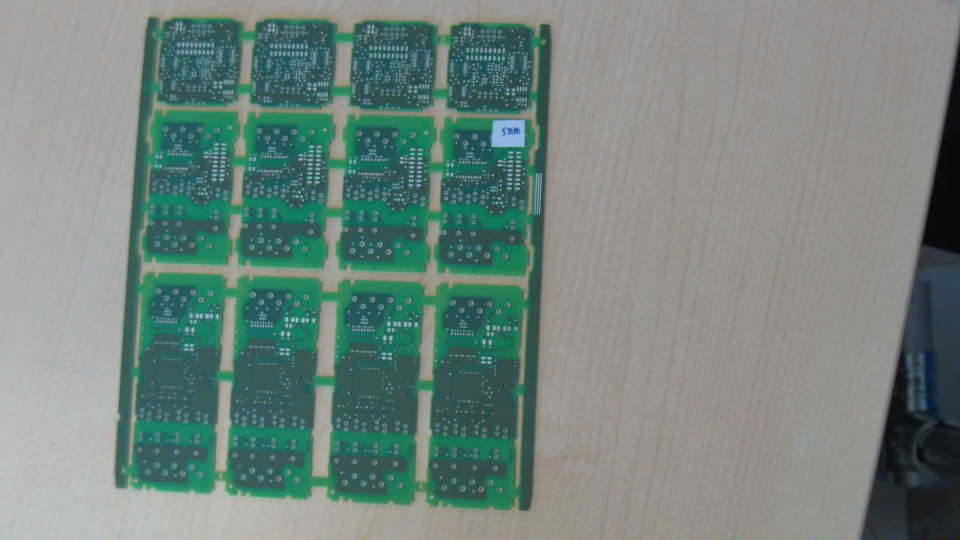
#> input picture jupyter/image/picture1.jpg, 1920 x 1080 px (shown at 1/2 size)
$ python base-color.py   (older library calls are emulated)
#> lines starting #> are read from the running program, lines starting #| are printed output that depends on the picture; after the words box and inside, x2 and y2 are one past the last pixel; in counts of white or black regions, pixels touching at a corner belong together
import cv2
import numpy as np

def cv_show(name,img):
    # 调整窗口大小
    cv2.namedWindow(name, 0)   # 0可调大小，注意：窗口名必须imshow里面的一窗口名一直
    cv2.resizeWindow(name, 1600, 900)   # 设置长和宽
    cv2.imshow(name,img)
    cv2.waitKey (0)
    cv2.destroyAllWindows()

path1 = r'image/picture1.jpg'
path2 = r'image/picture2.jpg'
raw_image1 = cv2.imread(path1)
#> raw_image1 is the input picture: shape (1080, 1920, 3); mean B, G, R 126.8, 132.9, 115.1
raw_image2 = cv2.imread(path2)
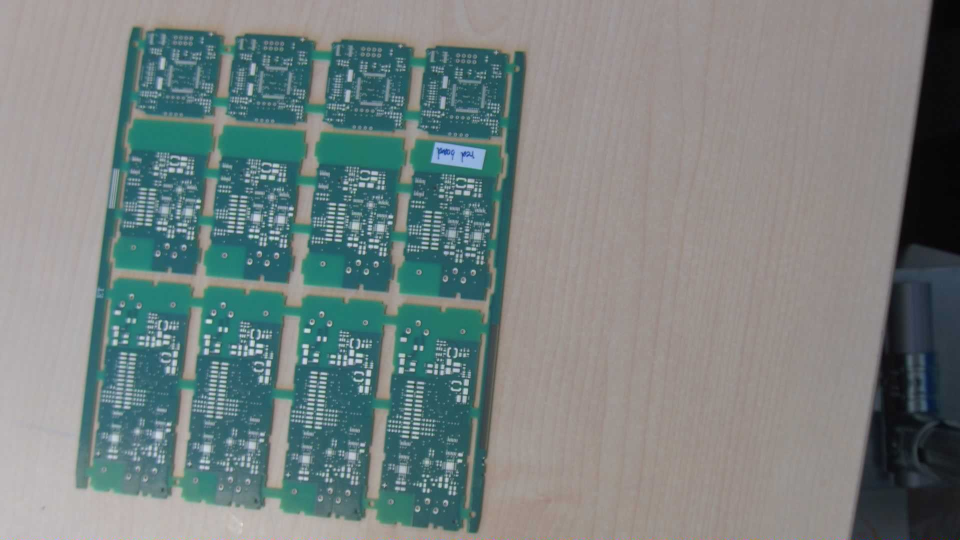
#> input picture jupyter/image/picture2.jpg, 1920 x 1080 px (shown at 1/2 size)
#> raw_image2 is the input picture: shape (1080, 1920, 3); mean B, G, R 129, 130.3, 119.5
cv_show("raw_image1",raw_image1)
cv_show("raw_image2",raw_image2)
hsv_image1 = cv2.cvtColor(raw_image1, cv2.COLOR_BGR2HSV)
#> hsv_image1: shape (1080, 1920, 3); mean H, S, V 47.8, 54.2, 135.1
hsv_image2 = cv2.cvtColor(raw_image2, cv2.COLOR_BGR2HSV)
#> hsv_image2: shape (1080, 1920, 3); mean H, S, V 53.2, 52, 136.9
cv_show("hsv_image1",hsv_image1)
cv_show("hsv_image2",hsv_image2)

lower_blue = np.array([90, 43,46])
upper_blue = np.array([99, 255, 255])

mask1 = cv2.inRange(hsv_image1, lower_blue, upper_blue)
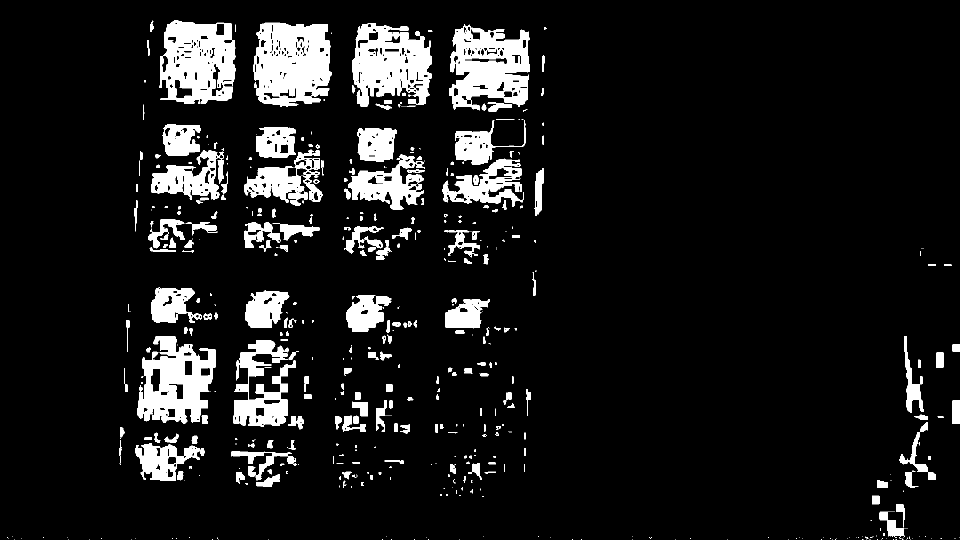
#> mask1: shape (1080, 1920) (shown at 1/2 size); 9.9% white; 591 white regions (330 under 20 px), largest, box (x1, y1, x2, y2) and area: (507, 45, 664, 214) 20150, (318, 40, 471, 208) 18006, (898, 49, 1060, 221) 17557
mask2 = cv2.inRange(hsv_image2, lower_blue, upper_blue)
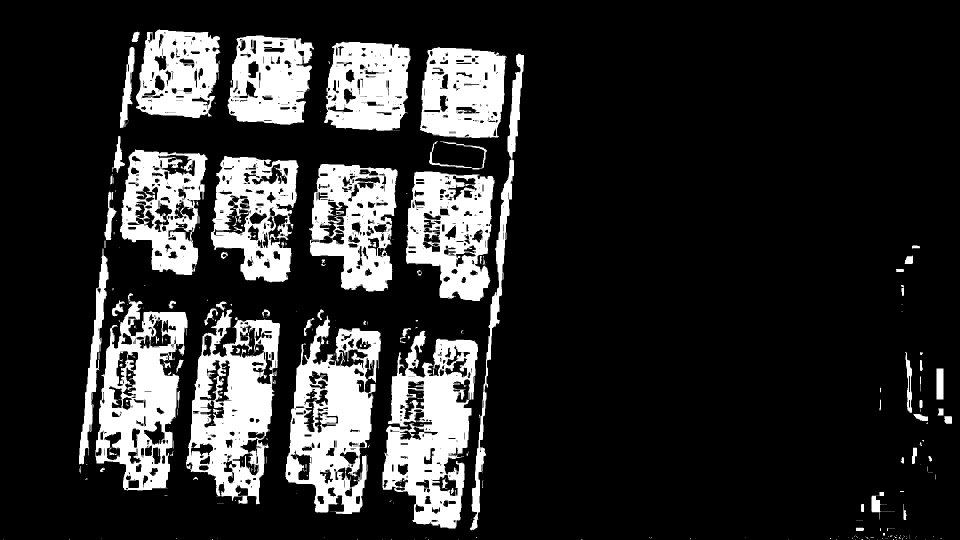
#> mask2: shape (1080, 1920) (shown at 1/2 size); 18.3% white; 433 white regions (345 under 20 px), largest, box (x1, y1, x2, y2) and area: (765, 661, 956, 1057) 40929, (571, 631, 762, 1028) 39350, (372, 619, 560, 1009) 37559

cv_show("mask1",mask1)
cv_show("mask2",mask2)
res1 = cv2.bitwise_and(raw_image1, raw_image1, mask=mask1)
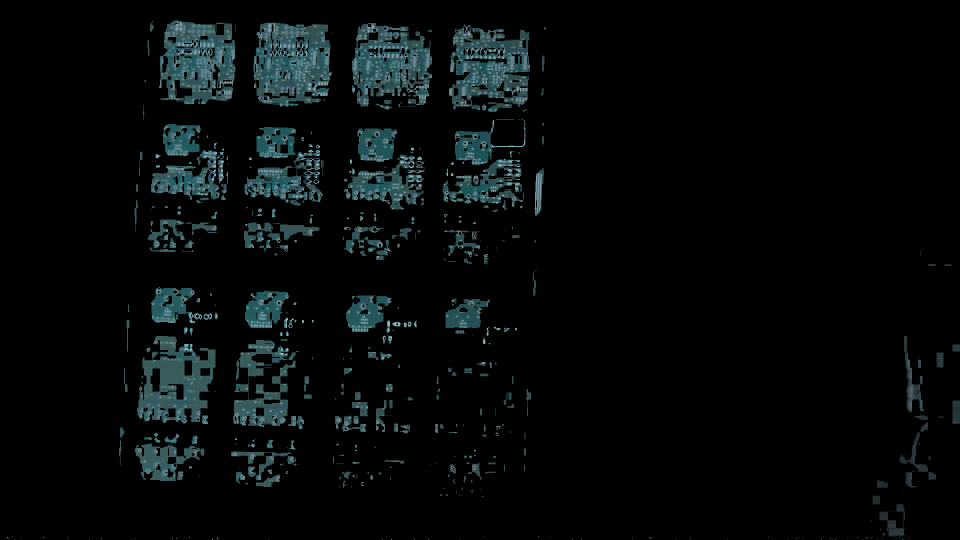
#> res1: shape (1080, 1920, 3) (shown at 1/2 size); mean B, G, R 10, 9.7, 5.9
res2 = cv2.bitwise_and(raw_image2, raw_image2, mask=mask2)
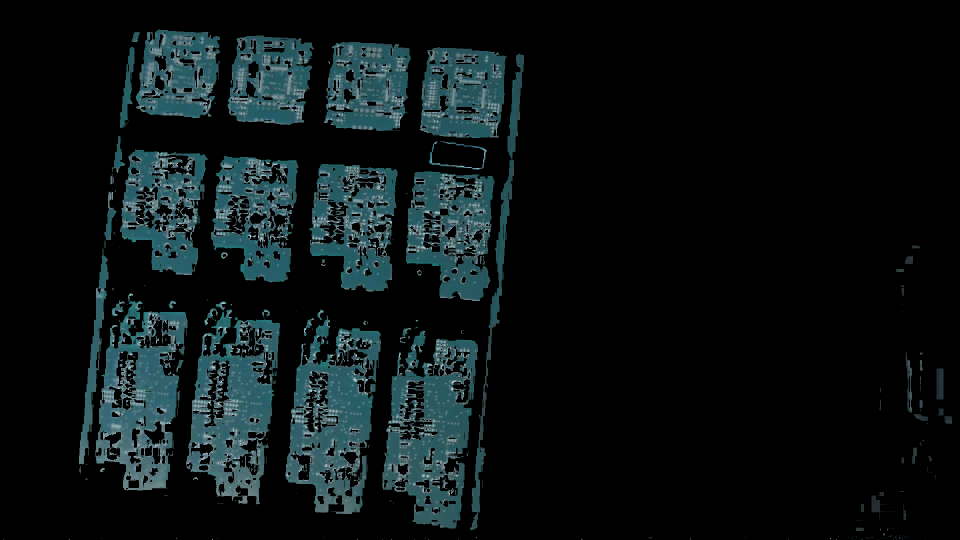
#> res2: shape (1080, 1920, 3) (shown at 1/2 size); mean B, G, R 20.4, 19.1, 11.4
cv_show("res1",res1)
cv_show("res2",res2)

hsv_thres1 = cv2.adaptiveThreshold(cv2.cvtColor(res1, cv2.COLOR_BGR2GRAY), 255,
                                          cv2.ADAPTIVE_THRESH_GAUSSIAN_C, cv2.THRESH_BINARY, 301, 0)
hsv_thres2 = cv2.adaptiveThreshold(cv2.cvtColor(res2, cv2.COLOR_BGR2GRAY), 255,
                                          cv2.ADAPTIVE_THRESH_GAUSSIAN_C, cv2.THRESH_BINARY, 301, 0)

h,w=hsv_thres1.shape
#建立一个与图像尺寸相同的全零数组
npim = np.zeros((h,w), dtype=np.int)
#将图像3个通道相加赋值给空数组
npim[:]=hsv_thres1[:,:]
#统计白色像素个数
print(len(npim[npim==255]))

h,w=hsv_thres2.shape
#建立一个与图像尺寸相同的全零数组
npim = np.zeros((h,w), dtype=np.int)
#将图像3个通道相加赋值给空数组
npim[:]=hsv_thres2[:,:]
#统计白色像素个数
print(len(npim[npim==255]))


#cv_show("hsv_thres1",hsv_thres1)
#cv_show("hsv_thres2",hsv_thres2)


'''
area = 0

height, width = hsv_thres1.shape
for i in range(height):
    for j in range(width):
        if hsv_thres1[i, j] == 255:
            area += 1
print(area)
'''
'''
from PIL import Image
import numpy as np
import matplotlib.pyplot as plt


# [4 lines of commented-out code are left out]

hist1 = cv2.calcHist([hsv_thres2],[0],None,[256],[0,255])
plt.plot(hist1,color='r')
plt.show()
'''
